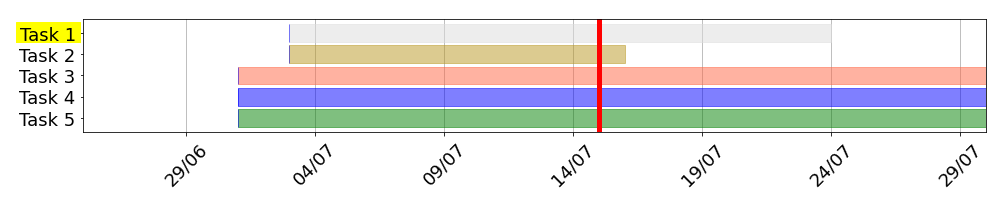

Recreate this plot in Python.
from matplotlib.pyplot import *
from matplotlib.dates import DateFormatter, DAILY, WEEKLY, MO, rrulewrapper, RRuleLocator
import datetime as dt
import numpy as np

today = dt.datetime.today().toordinal()
# view range or view box
time_range_to_view = (dt.datetime.strptime('25/06/2020', '%d/%m/%Y').toordinal(),dt.datetime.strptime('30/07/2020', '%d/%m/%Y').toordinal())
# project start date
project_start_date_ord = dt.datetime.strptime('01/7/2020', '%d/%m/%Y').toordinal()

tasksd = {
    # start days after project start, deadline-date, completed %, color-of-bar, bg-color-text
    'Task 1':   (2, '24/07/2020', 0, '#dddddd','yellow'),
    'Task 2':   (2, '16/07/2020', 0, '#bb9922','white'),
    'Task 3':   (0, '04/09/2020', 0, '#ff6644' ,'white'),
    'Task 4':   (0, '09/09/2020', 0, 'blue'   ,'white'),
    'Task 5':   (0, '29/09/2020', 0, 'green'  ,'white'),
          }
rcParams['font.size'] = 18.0
day_tick_frequency = 5
rot_xticks = 45
figsize = (14,2.9)
space_top = 0.8
space_below = -0.8
bar_height = 1.0
bar_sep = 0.2

def from_start_duration_lst(tasklist):
    dates = []
    tasknms = []
    progress = []
    tcolor = []
    for k,d in zip(tasklist.keys(), tasklist.values()):
        start = project_start_date_ord + d[0]
        stop = dt.datetime.strptime(d[1], '%d/%m/%Y').toordinal()
        duration = stop-start
        dates.append((start, duration))
        progress.append((start, duration*d[2]/100))
        tasknms.append(k)
        if len(d)>3:
          tcolor.append(d[3])
        else:
            tcolor.append('g')
    return dates, tasknms, progress, tcolor

dates, tasknms, progress, tcolor = from_start_duration_lst( tasksd )

# dfmt = DateFormatter('%d-%b')
dfmt = DateFormatter('%d/%m')

fig = figure(figsize=figsize)

ax = fig.add_subplot(111)

task_y_deltas = np.arange(len(dates))
task_y_pos = []

for dy,date,p,c in zip(task_y_deltas,dates,progress,tcolor):
    y_pos = -dy - dy*bar_sep
    task_y_pos.append( y_pos + bar_height/2 )
    ax.broken_barh(xranges=[date], yrange=( y_pos, bar_height),color=c,alpha=0.5,zorder=1.9)
    #progress
    ax.broken_barh(xranges=[p], yrange=( y_pos, bar_height),color='b',alpha=0.5,zorder=2.0)

yticks(task_y_pos,tasknms)
for lbl,tn in zip(ax.get_yticklabels(),tasknms):
  # set ylable background colors
  lbl.set_backgroundcolor(tasksd[lbl.get_text()][4])
# highlight end points with a cross
# ax.plot(post_doc_dl,task_y_pos[0],'x',ms=15,markeredgewidth=5,color='r')
# ax.plot(OSA_dl,task_y_pos[1],'x',ms=15,markeredgewidth=5,color='r')

ax.xaxis.set_major_locator(RRuleLocator(rrulewrapper(DAILY,interval=day_tick_frequency)))
ax.xaxis.set_major_formatter(dfmt)
xticks(rotation=rot_xticks)
# today line
ax.plot([today]*2,[min(task_y_pos)+space_below,max(task_y_pos)+space_top],linewidth=5,color='r')
ylim((min(task_y_pos)+space_below,max(task_y_pos)+space_top))
### xlim should be used as otherwise the scaling does not match the data points
xlim(time_range_to_view)
grid(axis='x')
tight_layout()
show()
